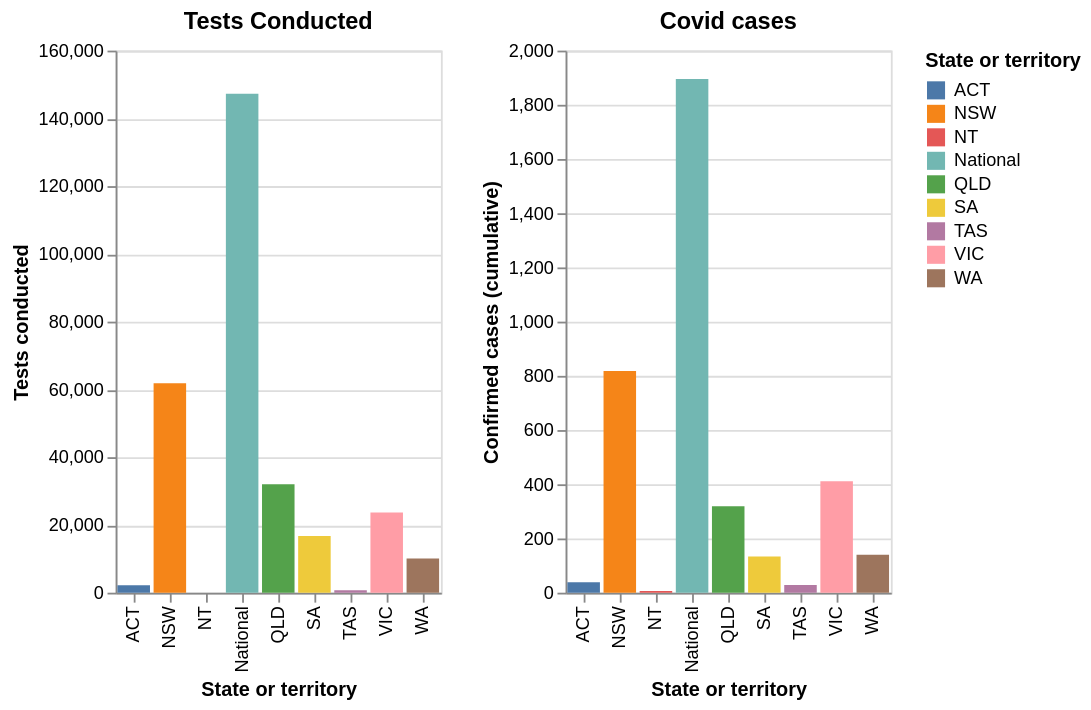

Write notebook code for a chart like this one.
### Code cell
#collapse
base = alt.Chart(aus_totals)

tests = base.mark_bar().encode(
    x="State or territory",
    y="Tests conducted:Q",
    color="State or territory"
).properties(
    title="Tests Conducted"
)

cases = base.mark_bar().encode(
    x="State or territory",
    y="Confirmed cases (cumulative):Q",
    color="State or territory"
).properties(
    title="Covid cases"
)

tests | cases

### Figure 1 — Vega-Lite specification as saved in the notebook (floating-point values rounded to 4 significant figures)
{"config": {"view": {"continuousWidth": 400, "continuousHeight": 300}}, "hconcat": [{"mark": "bar", "encoding": {"color": {"type": "nominal", "field": "State or territory"}, "x": {"type": "nominal", "field": "State or territory"}, "y": {"type": "quantitative", "field": "Tests conducted"}}, "title": "Tests Conducted"}, {"mark": "bar", "encoding": {"color": {"type": "nominal", "field": "State or territory"}, "x": {"type": "nominal", "field": "State or territory"}, "y": {"type": "quantitative", "field": "Confirmed cases (cumulative)"}}, "title": "Covid cases"}], "data": {"name": "data-ea255a62f06734386b1ecd84827fbd41"}, "$schema": "https://vega.github.io/schema/vega-lite/v4.0.2.json", "datasets": {"data-ea255a62f06734386b1ecd84827fbd41": [{"State or territory": "NSW", "Long name": "New South Wales", "Confirmed cases (cumulative)": "818", "Deaths": "7", "Tests conducted": "61848", "Tests per million": "7619", "Last updated": "2020-03-24"}, {"State or territory": "VIC", "Long name": "Victoria", "Confirmed cases (cumulative)": "411", "Deaths": "", "Tests conducted": "23700", "Tests per million": "3575", "Last updated": "2020-03-24"}, {"State or territory": "QLD", "Long name": "Queensland", "Confirmed cases (cumulative)": "319", "Deaths": "", "Tests conducted": "32000", "Tests per million": "6255", "Last updated": "2020-03-23"}, {"State or territory": "SA", "Long name": "South Australia", "Confirmed cases (cumulative)": "134", "Deaths": "", "Tests conducted": "16717", "Tests per million": "9517", "Last updated": "2020-03-23"}, {"State or territory": "ACT", "Long name": "Australian Capital Territory", "Confirmed cases (cumulative)": "39", "Deaths": "", "Tests conducted": "2221", "Tests per million": "5188", "Last updated": "2020-03-24"}, {"State or territory": "NT", "Long name": "Northern Territory", "Confirmed cases (cumulative)": "6", "Deaths": "", "Tests conducted": "", "Tests per million": "", "Last updated": "2020-03-24"}, {"State or territory": "TAS", "Long name": "Tasmania", "Confirmed cases (cumulative)": "28", "Deaths": "", "Tests conducted": "707", "Tests per million": "1320", "Last updated": "2020-03-23"}, {"State or territory": "WA", "Long name": "Western Australia", "Confirmed cases (cumulative)": "140", "Deaths": "1", "Tests conducted": "10088", "Tests per million": "3835", "Last updated": "2020-03-23"}, {"State or territory": "National", "Long name": "National", "Confirmed cases (cumulative)": "1895", "Deaths": "8", "Tests conducted": "147281", "Tests per million": "5784", "Last updated": "2020-03-24"}]}}
